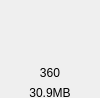
<?xml version="1.0" encoding="UTF-8"?>
<ui version="4.0">
 <class>QueryItemClass</class>
 <widget class="QWidget" name="QueryItemClass">
  <property name="geometry">
   <rect>
    <x>0</x>
    <y>0</y>
    <width>100</width>
    <height>98</height>
   </rect>
  </property>
  <property name="minimumSize">
   <size>
    <width>100</width>
    <height>98</height>
   </size>
  </property>
  <property name="maximumSize">
   <size>
    <width>100</width>
    <height>98</height>
   </size>
  </property>
  <widget class="QLabel" name="item_name">
   <property name="geometry">
    <rect>
     <x>0</x>
     <y>66</y>
     <width>100</width>
     <height>14</height>
    </rect>
   </property>
   <property name="text">
    <string>360</string>
   </property>
   <property name="alignment">
    <set>Qt::AlignCenter</set>
   </property>
  </widget>
  <widget class="QLabel" name="item_icon">
   <property name="geometry">
    <rect>
     <x>24</x>
     <y>0</y>
     <width>52</width>
     <height>52</height>
    </rect>
   </property>
   <property name="text">
    <string/>
   </property>
  </widget>
  <widget class="QLabel" name="item_size">
   <property name="geometry">
    <rect>
     <x>0</x>
     <y>87</y>
     <width>100</width>
     <height>12</height>
    </rect>
   </property>
   <property name="text">
    <string>30.9MB</string>
   </property>
   <property name="alignment">
    <set>Qt::AlignCenter</set>
   </property>
  </widget>
  <widget class="QLabel" name="item_type">
   <property name="geometry">
    <rect>
     <x>24</x>
     <y>0</y>
     <width>17</width>
     <height>22</height>
    </rect>
   </property>
   <property name="text">
    <string/>
   </property>
  </widget>
 </widget>
 <layoutdefault spacing="6" margin="11"/>
 <resources>
  <include location="../../UmInstallerAssistant.qrc"/>
 </resources>
 <connections/>
</ui>
